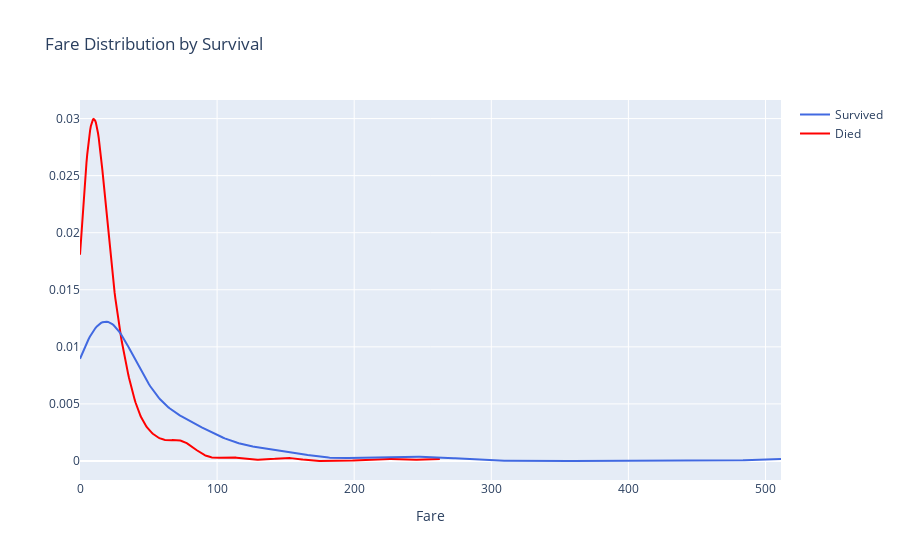

Notebook code cell kept with this figure:
### Markdown cell above
### Fare

The next feature to analyze is "Fare". The passengers in the first class were more likely to survive the accident. Therefore, it's expected that people that paid a higher price to embark were also more likely live through that event.

### Code cell
data = [full_df.Fare[full_df.Survived == 0], full_df.Fare[full_df.Survived == 1]]
labels = ["Died", "Survived"]
colors = ["red", "royalblue"]
fig = ff.create_distplot(data, labels, colors=colors, bin_size=5, show_rug=False, show_hist=False)
fig.update_layout(
    title_text="Fare Distribution by Survival",
    xaxis_title="Fare"
)
fig.show()

### Figure 1 — Plotly figure (JSON) as saved in the notebook; plotly's stock layout.template omitted (floating-point values rounded to 4 significant figures; data arrays with more than 128 entries replaced by an {"elided": "..."} marker saying what was removed)
{"data": [{"legendgroup": "Died", "marker": {"color": "red"}, "mode": "lines", "name": "Died", "showlegend": true, "type": "scatter", "x": {"elided": "500 float values"}, "xaxis": "x", "y": {"elided": "500 float values"}, "yaxis": "y"}, {"legendgroup": "Survived", "marker": {"color": "royalblue"}, "mode": "lines", "name": "Survived", "showlegend": true, "type": "scatter", "x": {"elided": "500 float values"}, "xaxis": "x", "y": {"elided": "500 float values"}, "yaxis": "y"}], "layout": {"barmode": "overlay", "hovermode": "closest", "legend": {"traceorder": "reversed"}, "title": {"text": "Fare Distribution by Survival"}, "xaxis": {"anchor": "y2", "domain": [0, 1], "title": {"text": "Fare"}, "zeroline": false}, "yaxis": {"anchor": "free", "domain": [0, 1], "position": 0}}}
